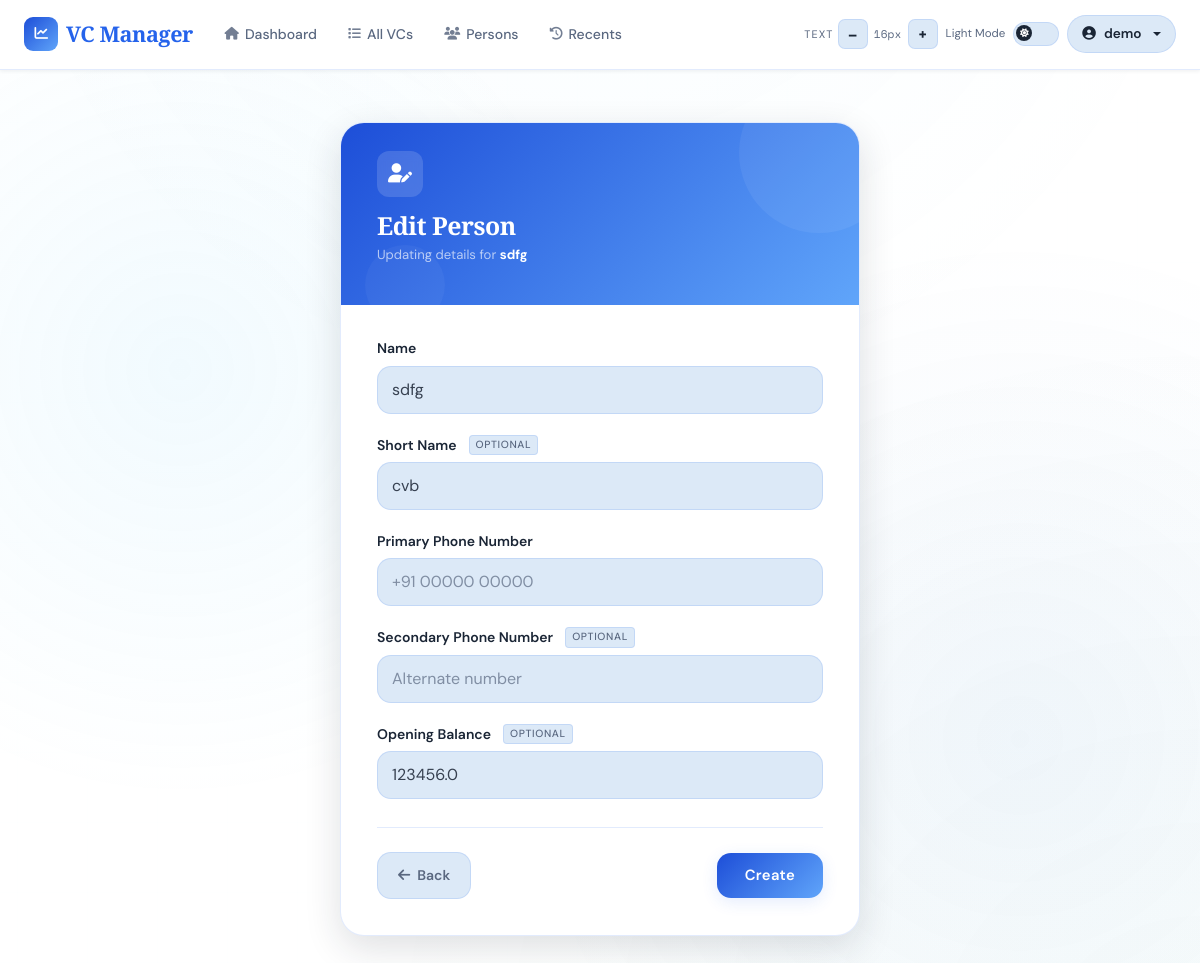
Before: /person/14/edit (signed in) with the older database file.
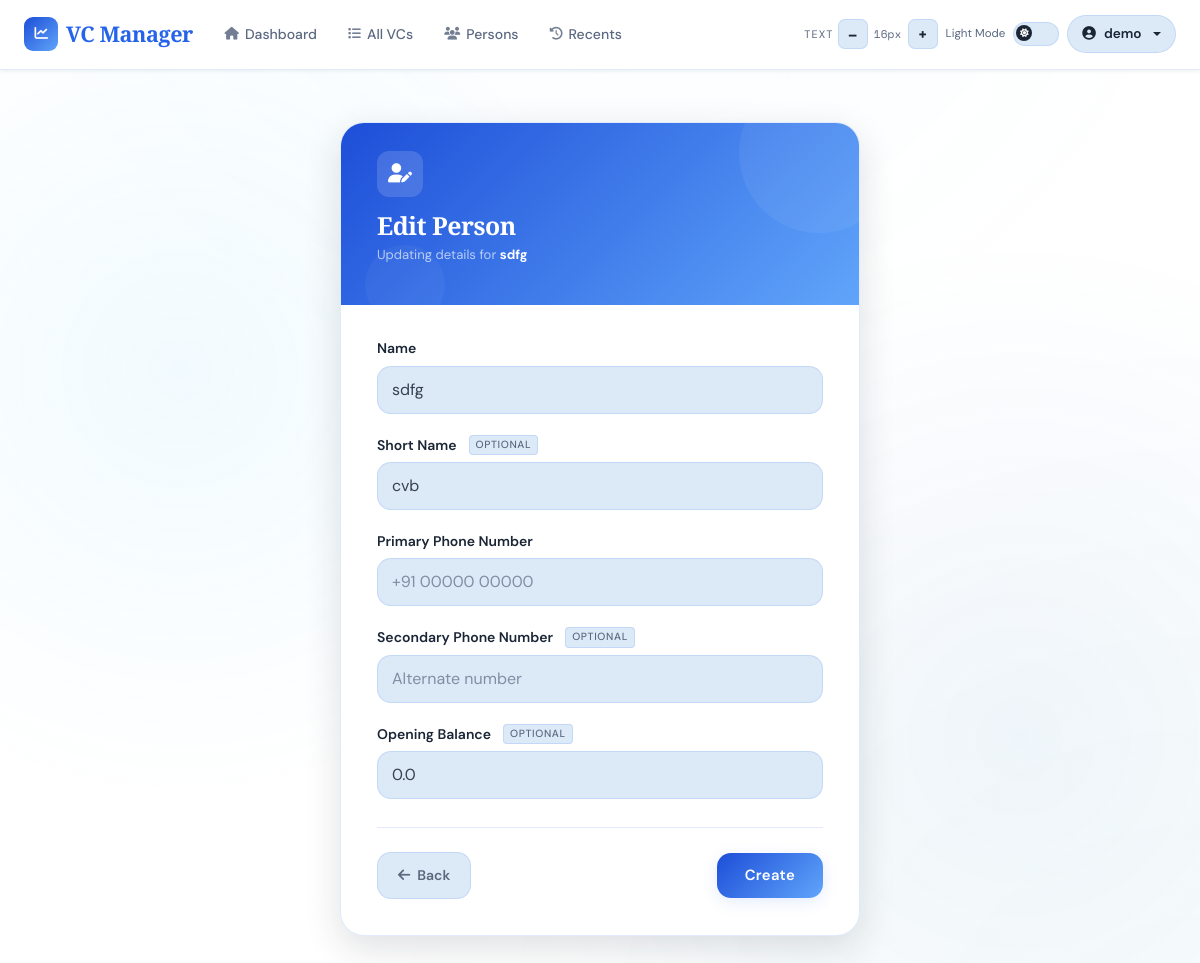
After: the same page with the newer database file.
### app/models/person.py (models this page shows, shortened)
class Person(db.Model):
    __tablename__ = 'persons'
    id = db.Column(db.Integer, primary_key=True)
    user_id = db.Column(db.Integer, db.ForeignKey('users.id'), nullable=False, index=True)
    name = db.Column(db.String(80), nullable=False)
    short_name = db.Column(db.String(20), nullable=False)
    phone = db.Column(db.String(20), nullable=True)
    phone2 = db.Column(db.String(20), nullable=True)
    opening_balance = db.Column(db.Float, default=0.0, nullable=True)
    created_at = db.Column(db.DateTime, default=datetime.utcnow)
    __table_args__ = (
        db.UniqueConstraint('user_id', 'name',       name='uq_person_user_name'),
        db.UniqueConstraint('user_id', 'short_name', name='uq_person_user_short_name'),
    )
    payments = db.relationship(
        'Payment',
        backref='person',
        cascade='all, delete-orphan',
        passive_deletes=True
    )
    ledger_entries = db.relationship(
        'LedgerEntry',
        back_populates='person',
        cascade='all, delete-orphan'
    )
    transactions = db.relationship(
        'Transaction',
        back_populates='person',
        cascade='all, delete-orphan'
    )

### app/routes/person.py (the view, shortened to what this page needs)
@person_bp.route('/<int:id>/edit', methods=['GET', 'POST'])
@login_required
def edit_person(id):
    person = Person.query.filter_by(id=id, user_id=current_user.id).first_or_404()
    form = PersonForm(obj=person)
    return render_template('person/edit.html', form=form, person=person)

### app/forms.py
class PersonForm(FlaskForm):
    name = StringField('Name', validators=[DataRequired()])
    short_name = StringField('Short Name', validators=[DataRequired()])
    phone = StringField('Primary Phone Number', validators=[Optional()])
    phone2 = StringField('Secondary Phone Number', validators=[Optional()])
    opening_balance = FloatField('Opening Balance', validators=[Optional()])
    submit = SubmitField('Create')

### templates/person/edit.html (shortened to what the changed rows need)
{% extends "base.html" %}
{% block content %}
<div class="edit-wrap">
    <div class="edit-card">
        <div class="edit-header">
            <h1 class="edit-title">Edit Person</h1>
            <p class="edit-subtitle">Updating details for <strong style="color:#fff;">{{ person.name }}</strong></p>
        </div>
        <div class="edit-body">
            <form method="POST" novalidate aria-label="Edit person form">
                <div class="field-group">
                    {{ form.name.label(class="form-label") }}
                    {{ form.name(
                        class="form-control" + (" is-invalid" if form.name.errors else ""),
                        placeholder="Full name",
                        autocomplete="name",
                        **{"aria-required": "true",
                           "aria-invalid": "true" if form.name.errors else "false",
                           "aria-describedby": "name-error" if form.name.errors else ""}) }}
                </div>
                <div class="field-group">
                    <label class="form-label">
                        {{ form.short_name.label.text }}
                        <span class="field-optional">optional</span>
                    </label>
                    {{ form.short_name(
                        class="form-control" + (" is-invalid" if form.short_name.errors else ""),
                        placeholder="Nickname or abbreviation",
                        **{"aria-invalid": "true" if form.short_name.errors else "false",
                           "aria-describedby": "short-name-error" if form.short_name.errors else ""}) }}
                </div>
                <div class="field-group">
                    {{ form.phone.label(class="form-label") }}
                    {{ form.phone(
                        class="form-control" + (" is-invalid" if form.phone.errors else ""),
                        placeholder="+91 00000 00000",
                        autocomplete="tel",
                        inputmode="tel",
                        **{"aria-required": "true",
                           "aria-invalid": "true" if form.phone.errors else "false",
                           "aria-describedby": "phone-error" if form.phone.errors else ""}) }}
                </div>
                <div class="field-group">
                    <label class="form-label">
                        {{ form.phone2.label.text }}
                        <span class="field-optional">optional</span>
                    </label>
                    {{ form.phone2(
                        class="form-control" + (" is-invalid" if form.phone2.errors else ""),
                        placeholder="Alternate number",
                        autocomplete="tel",
                        inputmode="tel",
                        **{"aria-invalid": "true" if form.phone2.errors else "false",
                           "aria-describedby": "phone2-error" if form.phone2.errors else ""}) }}
                </div>
                <div class="field-group">
                    <label class="form-label">
                        {{ form.opening_balance.label.text }}
                        <span class="field-optional">optional</span>
                    </label>
                    {{ form.opening_balance(
                        class="form-control" + (" is-invalid" if form.opening_balance.errors else ""),
                        placeholder="₹0.00",
                        inputmode="decimal",
                        step="0.01",
                        **{"aria-invalid": "true" if form.opening_balance.errors else "false",
                           "aria-describedby": "opening-balance-error" if form.opening_balance.errors else ""}) }}
                </div>
            </form>
        </div>
    </div>
</div>
{% endblock %}

Changed rows visible on the page:
changed Person "sdfg": opening_balance "123456.0" → "0.0"
